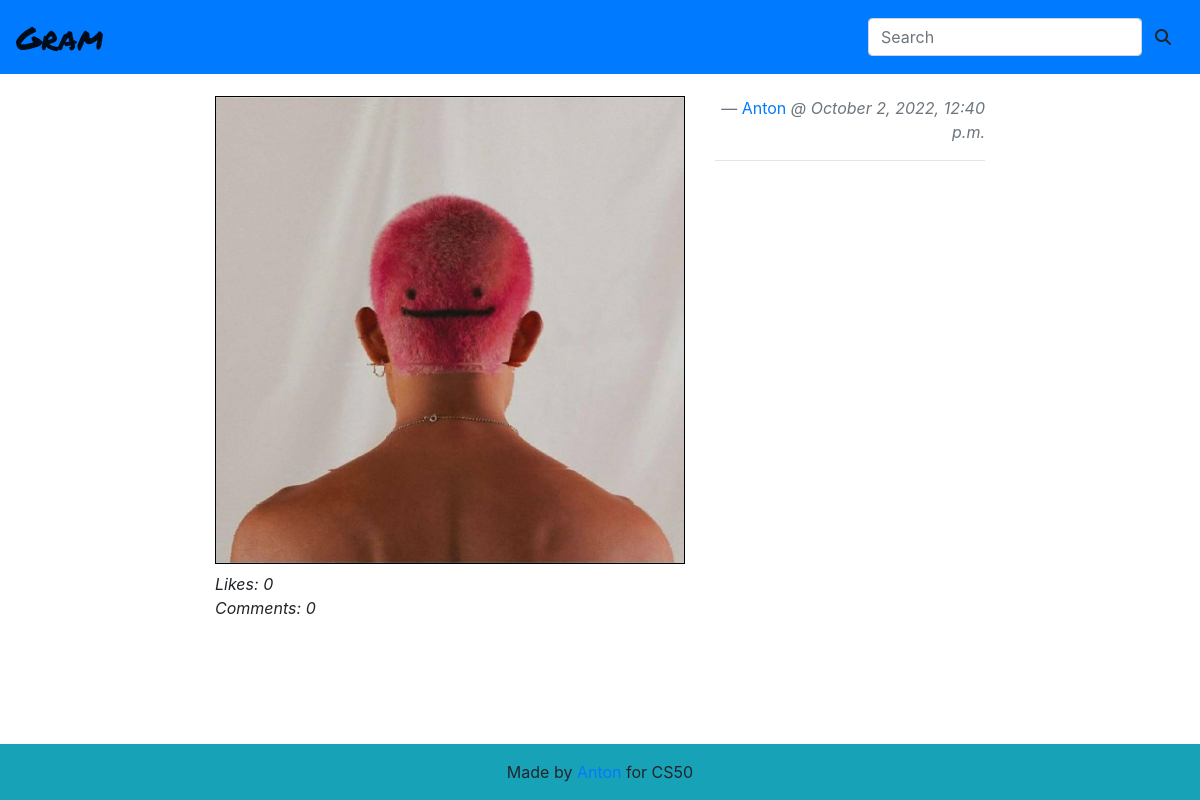
Screenshot of /post/2 with the database file from the repository.
### djangoapp/models.py (models this page shows)
class Post(models.Model):
    author = models.ForeignKey(UserExtended, on_delete=models.CASCADE, related_name="user_posts")
    image = models.ImageField(upload_to=get_image_upload_path)
    description = models.TextField(default="")
    created = models.DateTimeField(auto_now_add=True)
    liked = models.ManyToManyField(UserExtended, related_name="liked_posts")
    comments = models.ManyToManyField("Comment", related_name="commented_posts")

class UserExtended(models.Model):
    user = models.OneToOneField(User, on_delete=models.CASCADE)
    avatar = models.ImageField(upload_to=get_avatar_upload_path, default="no_avatar.png")
    following = models.ManyToManyField("self", symmetrical=False, related_name="followers")

### djangoapp/views.py (the view)
# urls.py: path("post/<post_id>", views.post, name="post"),
def post(request, post_id):
    if request.method == "POST":
        return HttpResponseNotAllowed(["GET"])
    context = {
        "post": Post.objects.get(id=post_id),
        "comments": Comment.objects.filter(post__id=post_id).order_by("-created")
    }
    user_id = request.user.id
    user_liked = False
    if user_id is not None and user_id in [x.user.id for x in context["post"].liked.all()]:
        user_liked = True
    context["user_liked"] = user_liked
    return render(request, "djangoapp/post.html", context)

### djangoapp/templates/djangoapp/post.html (shortened to what this page needs)
{% extends "djangoapp/_base.html" %}
{% load static %}
{% block main %}
    <div class="container-fluid">
        <div class="row">
            <div class="col-12 col-lg-6 offset-lg-1 col-xl-5 offset-xl-2">
                <img class="img-post" src="{{ post.image.url }}" alt="{{ post.author.user.username}} photo" title="{{ post.author.user.username}} photo">
                <div class="row" id="photo-info">
                    <div class="col col-lg col-xl text-left">
                        <p>Likes: <span id="likes-count">{{ post.liked.count }}</span></p>
                        <p>Comments: <span id="comments-count">{{ post.comments.count }}</span></p>
                    </div>
                </div>
            </div>
            <div class="col-12 col-lg-4 col-xl-3">
                <div class="post-info">
                    <blockquote class="blockquote">
                        <footer class="blockquote-footer text-right"><a href="{% url 'user' post.author.user.id %}">{{ post.author.user.username }}</a> <cite title="{{ post.created }}">@ {{ post.created|date:"F j, Y, g:i a" }}</cite></footer>
                    </blockquote>
                </div>
                <hr>
            </div>
        </div>
    </div>
{% endblock %}

### djangoapp/static/djangoapp/css/style.css (style rules this page uses)
img.img-post { width: 100%; border: 1px solid black; }
#photo-info { margin-top: 0.5em; }
#photo-info div p { font-style: italic; }
#photo-info div p:not(:last-child) { margin-bottom: 0; }

### rows the page displays
Post: image (picture), liked.count "0", comments.count "0", author.user.username "Anton", created "October 2, 2022, 12:40 p.m."
